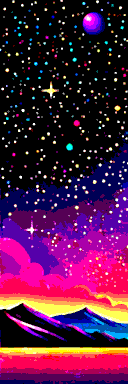
#> input picture assets/img/design/bezel_l.png, 128 x 384 px
$ python -i ui_art.py   (imports and definitions only)
#> lines starting #> are read from the running program, lines starting #| are printed output that depends on the picture; after the words box and inside, x2 and y2 are one past the last pixel; in counts of white or black regions, pixels touching at a corner belong together
#> further down, picture is the input picture: PIL image 128x384 RGBA; mean R, G, B, A 82, 24.2, 67.3, 255
"""Prepare the four cel UI replacements without changing their runtime ABI."""

from io import BytesIO
import json
from pathlib import Path
from tempfile import TemporaryDirectory

from PIL import Image, ImageChops

from nurples_tools.images import img_to_rgba2, rgba2_to_img


# [8 lines left out: function ui_manifest, not called in this run]


def remove_logo_checkerboard(image: Image.Image) -> Image.Image:
    """Key only the neutral gray backdrop of this specific magenta logo draft.

    Both red and blue exceed green throughout its pink/purple ink, including
    the pale highlights. The generator's neutral checkerboard does not.
    This is a source-specific alpha mask, not an Agon palette algorithm.
    """
    image = image.convert("RGBA")
    red, green, blue, alpha = image.split()
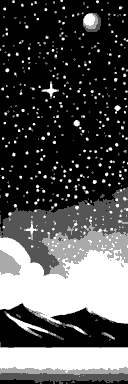
#> red: PIL image 128x384 L; min 0, max 255, mean 82
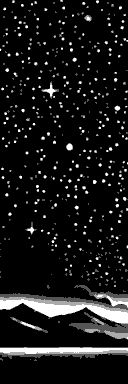
#> green: PIL image 128x384 L; min 0, max 255, mean 24.2
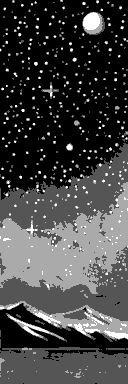
#> blue: PIL image 128x384 L; min 0, max 255, mean 67.3
#> alpha: PIL image 128x384 L; every value is 255
    chroma = ImageChops.subtract(ImageChops.darker(red, blue), green)
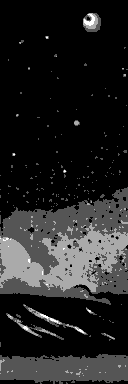
#> chroma: PIL image 128x384 L; min 0, max 255, mean 36.2
    mask = chroma.point(lambda value: 255 if value > 20 else 0)
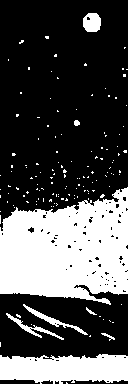
#> mask: PIL image 128x384 L; 31.8% white; 142 white regions (134 under 20 px), largest, box (x1, y1, x2, y2) and area: (0, 187, 128, 305) 11166, (0, 354, 128, 384) 3133, (83, 13, 101, 32) 284
    image.putalpha(ImageChops.multiply(alpha, mask))
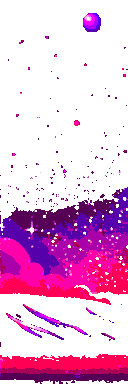
#> image: PIL image 128x384 RGBA; mean R, G, B, A 82, 24.2, 67.3, 81.1; transparent parts drawn white
    return image


# [61 lines left out: functions prepare_image, generate_ui_art, write_ui_art, check_ui_art, not called in this run]

>>> from PIL import Image
>>> picture = Image.open('../assets/img/design/bezel_l.png')
>>> result = remove_logo_checkerboard(picture)
